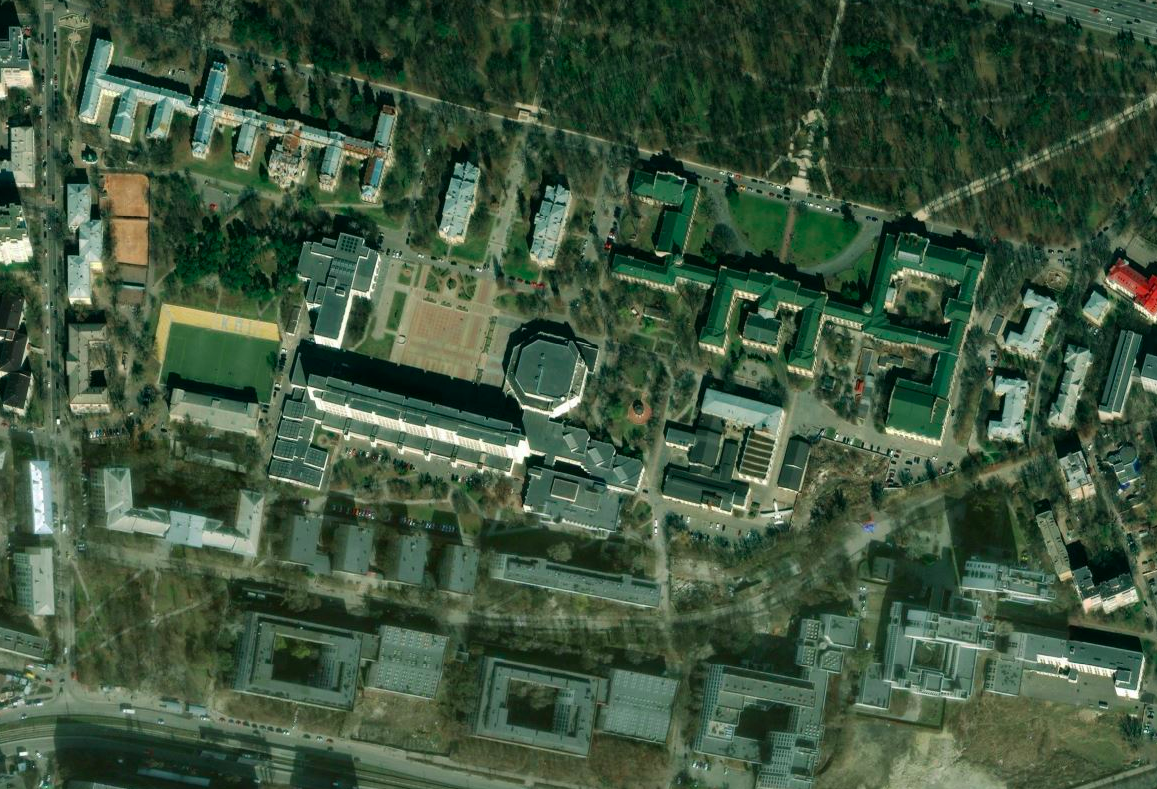
#> input picture lab3/kpi_bing_map.png, 1157 x 789 px
$ python lab3.py
#> lines starting #> are read from the running program, lines starting #| are printed output that depends on the picture; after the words box and inside, x2 and y2 are one past the last pixel; in counts of white or black regions, pixels touching at a corner belong together
#> in main, img is the input picture: shape (789, 1157, 3); mean B, G, R 62.2, 85.7, 62.6
import cv2
import numpy as np

IMG_PATH = 'kpi_bing_map.png'

SATURATION_LIMIT = 38
MIN_BUILDING_AREA = 1100
MAX_BUILDING_AREA = 32000
MIN_SOLIDITY = 0.01

OPEN_KERNEL = np.ones((4, 4), np.uint8)
CLOSE_KERNEL = np.ones((12, 12), np.uint8)
DILATE_KERNEL = np.ones((2, 2), np.uint8)

CANNY_LOW = 130
CANNY_HIGH = 160

CLAHE_CLIP = 3.0
CLAHE_GRID = (8, 8)


def detect_buildings(image):
    hsv = cv2.cvtColor(image, cv2.COLOR_BGR2HSV)
#> hsv: shape (789, 1157, 3); mean H, S, V 59.6, 108.7, 86.1
    saturation = hsv[:, :, 1]

    _, building_mask = cv2.threshold(saturation, SATURATION_LIMIT, 255, cv2.THRESH_BINARY_INV)
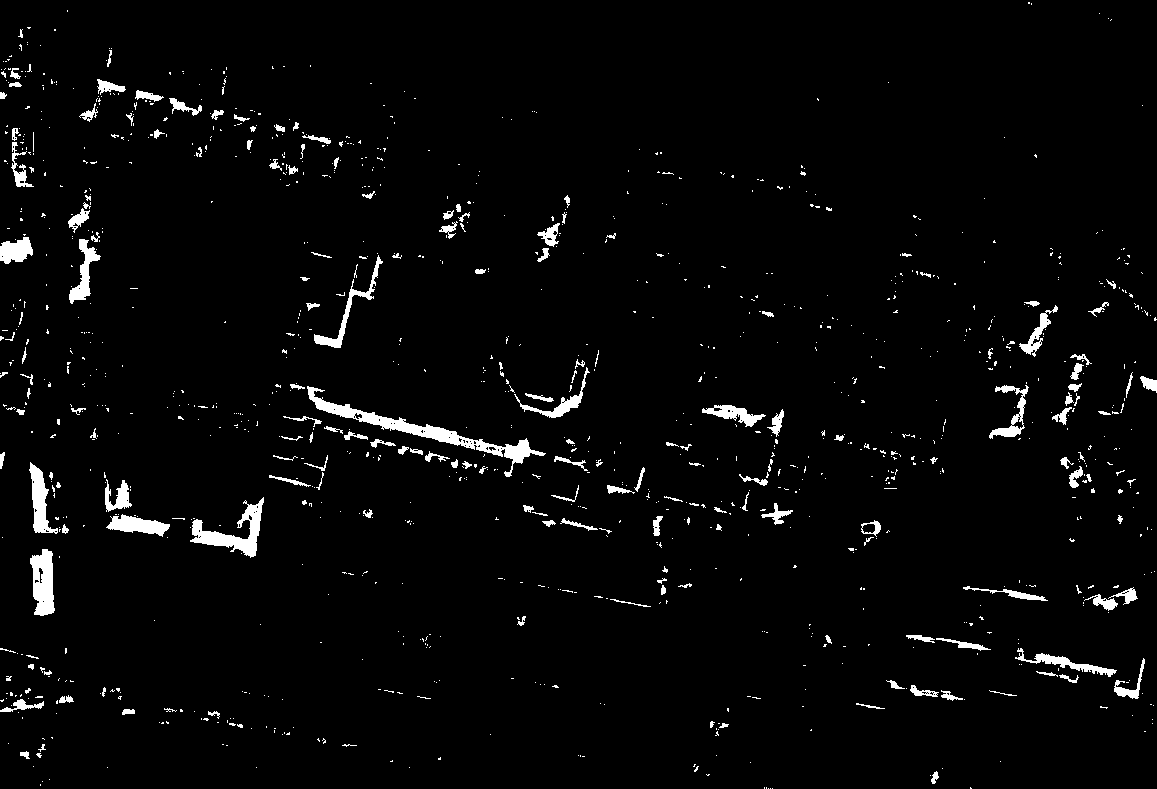
#> building_mask: shape (789, 1157); 2.9% white; 1166 white regions (985 under 20 px), largest, box (x1, y1, x2, y2) and area: (307, 386, 546, 477) 2612, (190, 497, 264, 558) 1479, (30, 549, 55, 616) 1197

    opened = cv2.morphologyEx(building_mask, cv2.MORPH_OPEN, OPEN_KERNEL)
#> opened: shape (789, 1157); 1.7% white; 119 white regions (17 under 20 px), largest, box (x1, y1, x2, y2) and area: (193, 502, 264, 558) 1363, (31, 550, 55, 617) 1171, (363, 413, 461, 446) 1066
    building_mask_closed = cv2.morphologyEx(opened, cv2.MORPH_CLOSE, CLOSE_KERNEL)
#> building_mask_closed: shape (789, 1157); 1.9% white; 82 white regions (10 under 20 px), largest, box (x1, y1, x2, y2) and area: (310, 389, 545, 465) 2461, (107, 485, 171, 538) 1435, (194, 503, 265, 559) 1417

    gray = cv2.cvtColor(image, cv2.COLOR_BGR2GRAY)
    clahe = cv2.createCLAHE(clipLimit=CLAHE_CLIP, tileGridSize=CLAHE_GRID)
    enhanced_gray = clahe.apply(gray)

    smooth = cv2.bilateralFilter(enhanced_gray, d=9, sigmaColor=75, sigmaSpace=75)
    edges = cv2.Canny(smooth, CANNY_LOW, CANNY_HIGH)
#> edges: shape (789, 1157); 9.1% white in thin lines or dots

    inv_saturation_mask = cv2.bitwise_not(building_mask)
    edges_on_buildings = cv2.bitwise_and(edges, inv_saturation_mask)
#> edges_on_buildings: shape (789, 1157); 8.9% white in thin lines or dots

    combined_mask = cv2.bitwise_or(building_mask_closed, edges_on_buildings)
#> combined_mask: shape (789, 1157); 10.8% white in thin lines or dots

    thick_mask = cv2.dilate(combined_mask, DILATE_KERNEL, iterations=1)
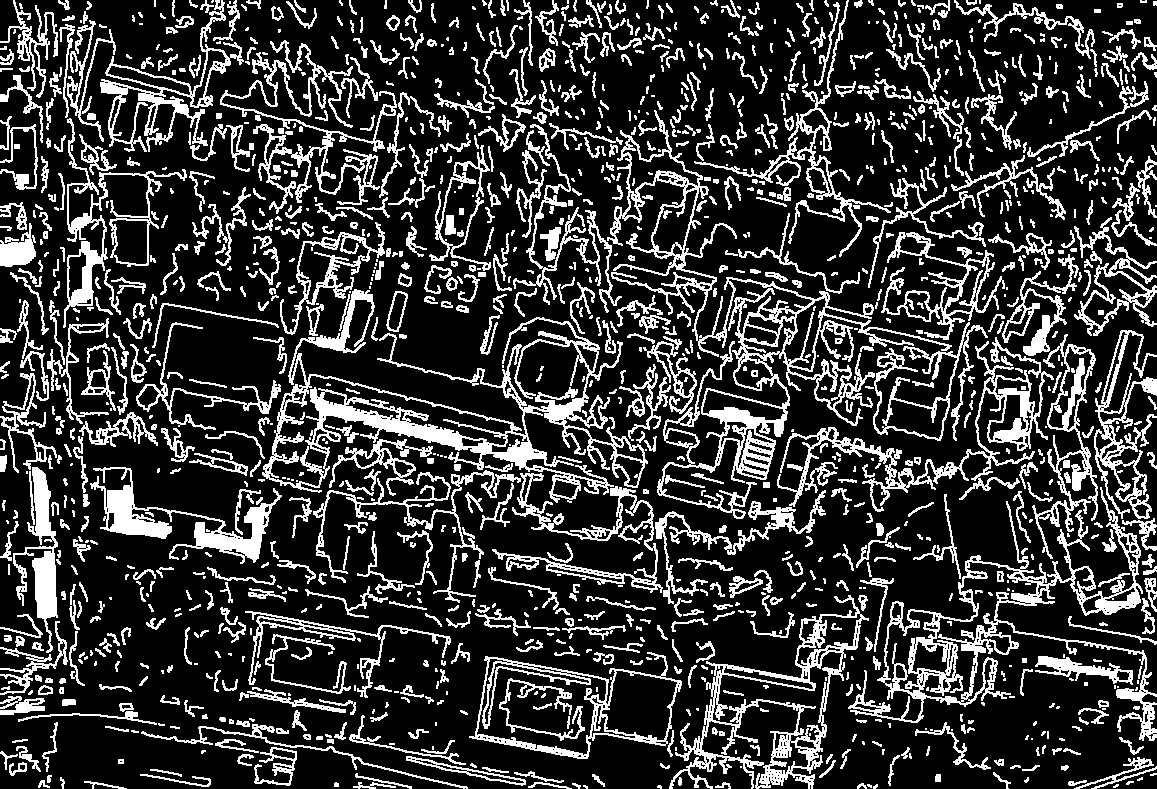
#> thick_mask: shape (789, 1157); 21.8% white in thin lines or dots

    contours, _ = cv2.findContours(thick_mask, cv2.RETR_EXTERNAL, cv2.CHAIN_APPROX_SIMPLE)
#> contours = 1322 contours, 688 with area under 20; largest, box (x1, y1, x2, y2) and area: (607, 110, 952, 519) 20195, (262, 289, 648, 503) 19561, (848, 487, 1157, 741) 16618, (469, 652, 682, 759) 14508, (669, 595, 869, 789) 11678

    result_img = image.copy()
    valid_buildings = 0
    filled_mask = np.zeros_like(thick_mask)

    for cnt in contours:
        area = cv2.contourArea(cnt)
        if not (MIN_BUILDING_AREA < area < MAX_BUILDING_AREA):
            continue

        hull = cv2.convexHull(cnt)
        hull_area = cv2.contourArea(hull)
        solidity = area / hull_area if hull_area > 0 else 0

        if solidity >= MIN_SOLIDITY:
            valid_buildings += 1
            x, y, w, h = cv2.boundingRect(cnt)
            cv2.rectangle(result_img, (x, y), (x + w, y + h), (0, 255, 0), 2)
            cv2.drawContours(filled_mask, [cnt], -1, 255, thickness=cv2.FILLED)
#> this loop made 1322 passes
#> (area, hull_area, solidity, x, y, w, h) on passes 206, 266, 298, 437, 442, 455, 459, 463, 464, 501, 581, 584: (14507.5, 18934, 0.766, 469, 652, 213, 107), (1578.5, 12726.5, 0.124, 245, 611, 206, 87), (11677.5, 24918, 0.469, 669, 595, 200, 194), (1781, 10868, 0.164, 655, 490, 171, 114), (16618.5, 55807, 0.298, 848, 487, 309, 254), (2968.5, 15185.5, 0.195, 492, 473, 171, 120), (1674, 20714.5, 0.0808, 313, 470, 208, 133), (4019, 13611, 0.295, 90, 467, 192, 97), (2558, 5663, 0.452, 13, 467, 45, 186), (1307.5, 4305, 0.304, 329, 439, 104, 57), (5922, 31622, 0.187, 777, 337, 277, 175), (3444.5, 11505, 0.299, 1032, 334, 66, 225)
#> area on passes 6, 8, 9, 10, 13, 14: 20.5, 29, 51.5, 65, 51.5, 39
#> filled_mask: shape (789, 1157); 18.5% white; 27 white regions, largest, box (x1, y1, x2, y2) and area: (607, 110, 952, 519) 23278, (262, 289, 648, 503) 21936, (848, 487, 1157, 741) 18322
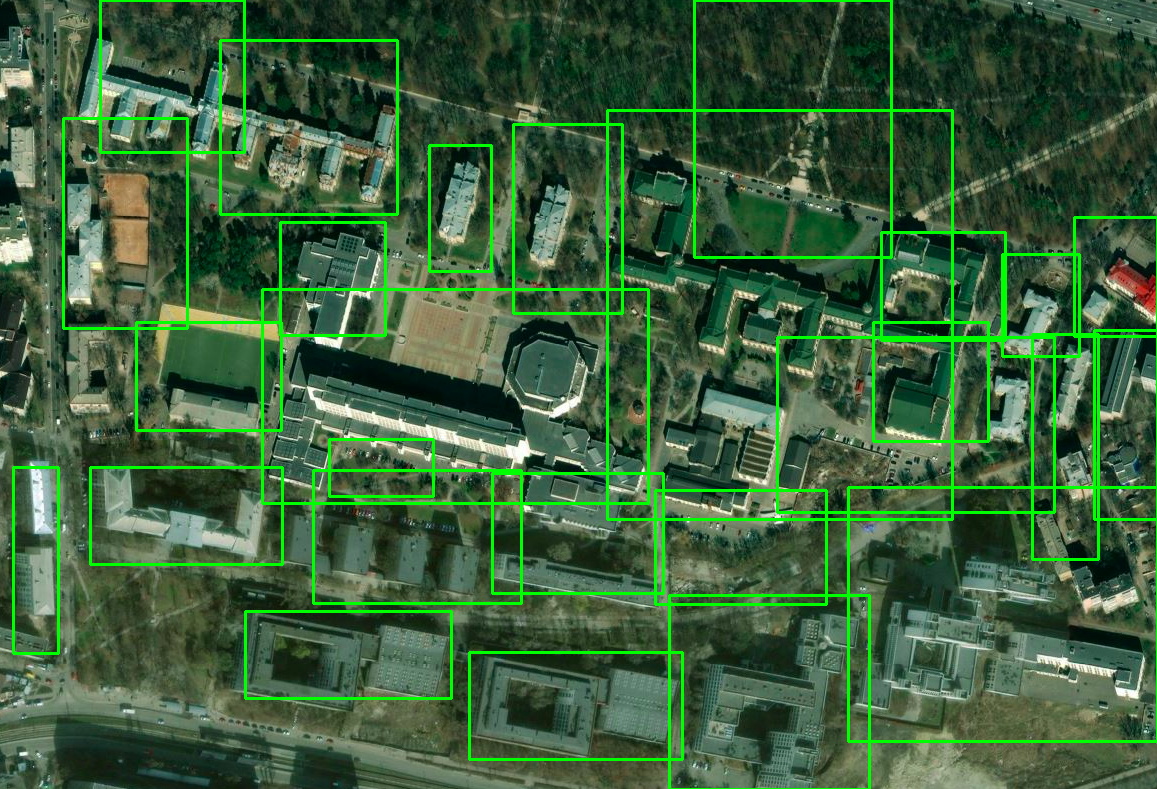
#> result_img: shape (789, 1157, 3); 5.45% of pixels changed, all inside (x1, y1, x2, y2) = (12, 0, 1157, 789)
#> after the loop, valid_buildings = 27

    return (
        result_img, valid_buildings,
        building_mask, building_mask_closed,
        enhanced_gray, edges, edges_on_buildings,
        combined_mask, thick_mask, filled_mask
    )


def main():
    img = cv2.imread(IMG_PATH)
    if img is None:
        return

    (
        final_img, count,
        mask1, mask2, gray_enh, canny, canny_masked,
        union_mask, dilated, filled
    ) = detect_buildings(img)
#> count = 27

    cv2.putText(final_img, f'Buildings: {count}', (20, 50),
                cv2.FONT_HERSHEY_DUPLEX, 1.3, (0, 0, 255), 3, cv2.LINE_AA)

    stages = [
        ("", mask1),
        ("", mask2),
        ("", gray_enh),
        ("", canny),
        ("", canny_masked),
        ("", union_mask),
        ("", dilated),
        ("", filled),
        ("", final_img)
    ]

    for title, stage_img in stages:
        display = cv2.resize(stage_img, (900, 900)) if stage_img.ndim == 2 else stage_img
        display = cv2.resize(display, (900, 900))
        cv2.imshow(title, display)
        cv2.waitKey(0)
#> this loop made 9 passes
#> pass 3, in main, `display = cv2.resize(stage_img, (900, 900)) if stage_img.ndim == 2 els..`:
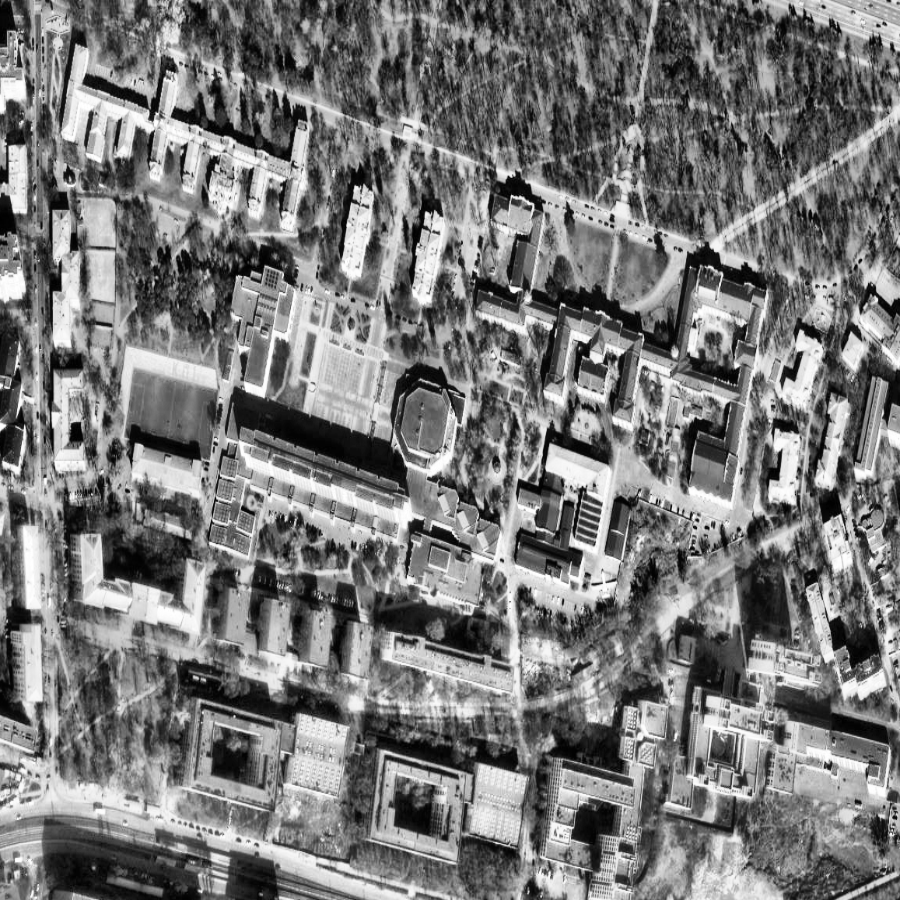
#> display: shape (900, 900); min 0, max 255, mean 120.6

    cv2.destroyAllWindows()


if __name__ == "__main__":
    main()
